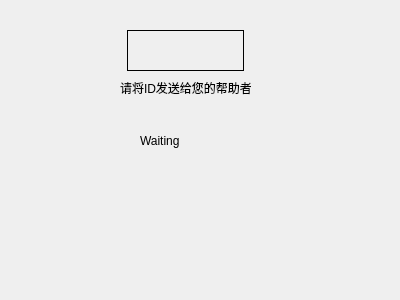
<?xml version="1.0" encoding="UTF-8"?>
<ui version="4.0">
 <class>needhelp</class>
 <widget class="QWidget" name="needhelp">
  <property name="geometry">
   <rect>
    <x>0</x>
    <y>0</y>
    <width>400</width>
    <height>300</height>
   </rect>
  </property>
  <property name="windowTitle">
   <string>Help</string>
  </property>
  <widget class="QLabel" name="idtips">
   <property name="geometry">
    <rect>
     <x>120</x>
     <y>80</y>
     <width>131</width>
     <height>16</height>
    </rect>
   </property>
   <property name="text">
    <string>请将ID发送给您的帮助者</string>
   </property>
  </widget>
  <widget class="QLabel" name="id">
   <property name="geometry">
    <rect>
     <x>90</x>
     <y>30</y>
     <width>191</width>
     <height>41</height>
    </rect>
   </property>
   <property name="styleSheet">
    <string notr="true">font: 36px;font-weight:bold;margin-left: auto; margin-right: auto;</string>
   </property>
   <property name="frameShape">
    <enum>QFrame::Box</enum>
   </property>
   <property name="text">
    <string/>
   </property>
  </widget>
  <widget class="QLabel" name="status">
   <property name="geometry">
    <rect>
     <x>140</x>
     <y>110</y>
     <width>101</width>
     <height>61</height>
    </rect>
   </property>
   <property name="styleSheet">
    <string notr="true">font: 87 20pt &quot;Arial&quot;;</string>
   </property>
   <property name="text">
    <string>Waiting</string>
   </property>
  </widget>
 </widget>
 <resources/>
 <connections/>
</ui>
